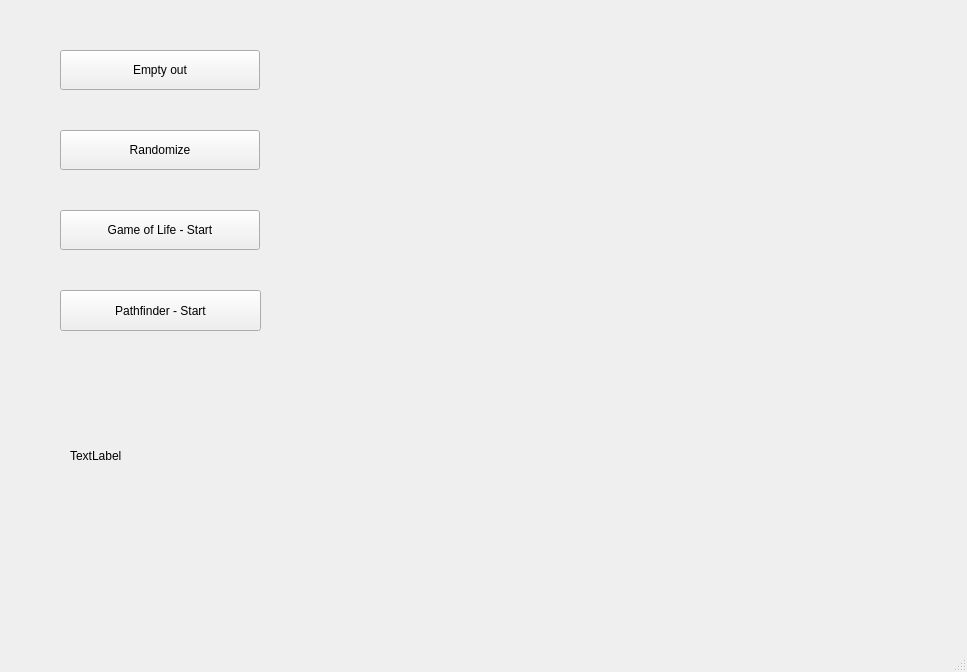
<?xml version="1.0" encoding="UTF-8"?>
<ui version="4.0">
 <class>MainWindow</class>
 <widget class="QMainWindow" name="MainWindow">
  <property name="geometry">
   <rect>
    <x>0</x>
    <y>0</y>
    <width>967</width>
    <height>672</height>
   </rect>
  </property>
  <property name="windowTitle">
   <string>Multigrid</string>
  </property>
  <widget class="QWidget" name="centralwidget">
   <widget class="QWidget" name="widget" native="true">
    <property name="geometry">
     <rect>
      <x>340</x>
      <y>20</y>
      <width>620</width>
      <height>620</height>
     </rect>
    </property>
   </widget>
   <widget class="QPushButton" name="butt_init">
    <property name="geometry">
     <rect>
      <x>60</x>
      <y>50</y>
      <width>200</width>
      <height>40</height>
     </rect>
    </property>
    <property name="text">
     <string>Empty out</string>
    </property>
   </widget>
   <widget class="QPushButton" name="butt_rand">
    <property name="geometry">
     <rect>
      <x>60</x>
      <y>130</y>
      <width>200</width>
      <height>40</height>
     </rect>
    </property>
    <property name="text">
     <string>Randomize</string>
    </property>
   </widget>
   <widget class="QPushButton" name="butt_gol">
    <property name="geometry">
     <rect>
      <x>60</x>
      <y>210</y>
      <width>200</width>
      <height>40</height>
     </rect>
    </property>
    <property name="text">
     <string>Game of Life - Start</string>
    </property>
   </widget>
   <widget class="QPushButton" name="butt_path">
    <property name="geometry">
     <rect>
      <x>60</x>
      <y>290</y>
      <width>201</width>
      <height>41</height>
     </rect>
    </property>
    <property name="text">
     <string>Pathfinder - Start</string>
    </property>
   </widget>
   <widget class="QLabel" name="label">
    <property name="geometry">
     <rect>
      <x>70</x>
      <y>420</y>
      <width>201</width>
      <height>71</height>
     </rect>
    </property>
    <property name="text">
     <string>TextLabel</string>
    </property>
   </widget>
  </widget>
  <widget class="QMenuBar" name="menubar">
   <property name="geometry">
    <rect>
     <x>0</x>
     <y>0</y>
     <width>967</width>
     <height>21</height>
    </rect>
   </property>
  </widget>
  <widget class="QStatusBar" name="statusbar"/>
 </widget>
 <resources/>
 <connections/>
</ui>
